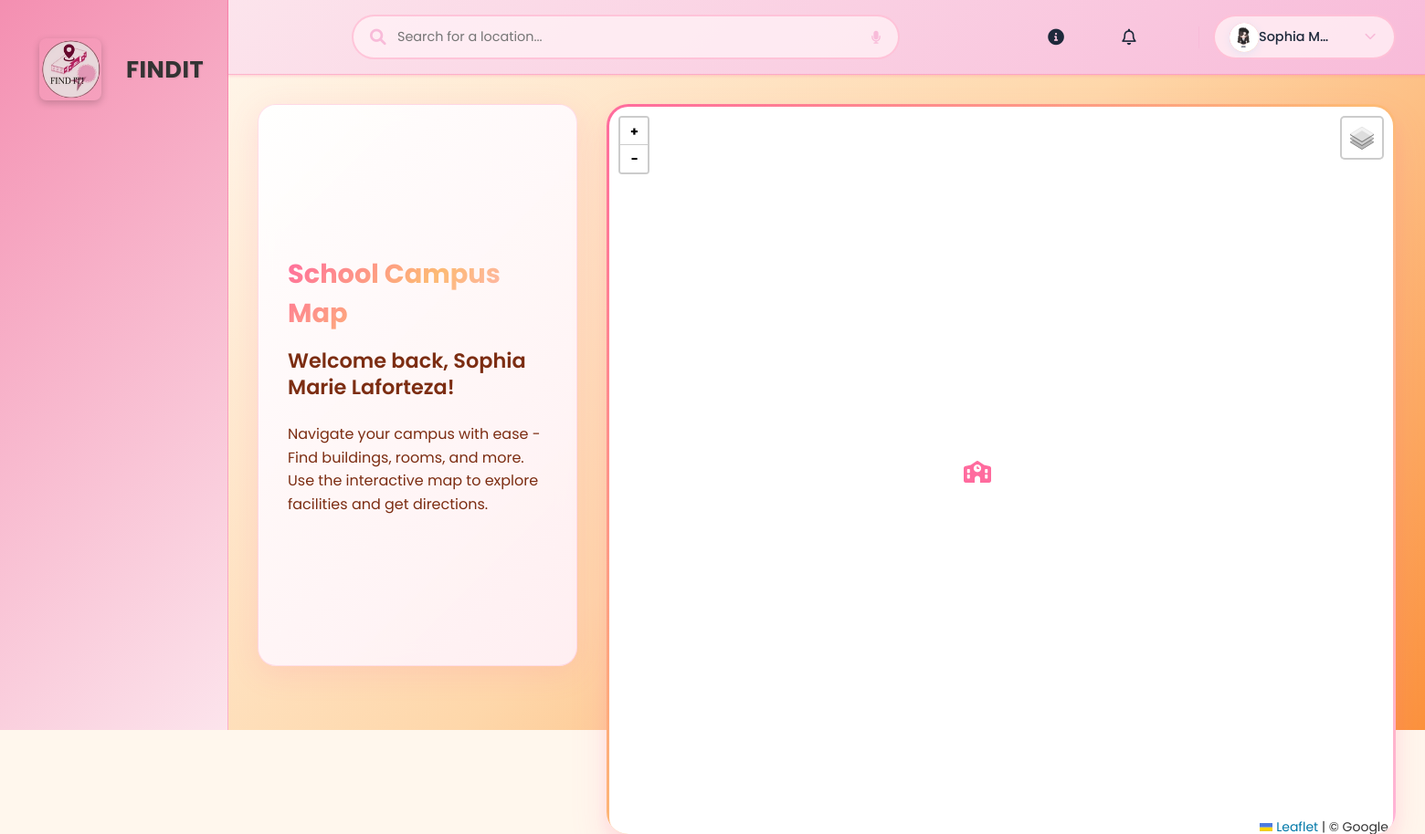
Screenshot of / (signed in) with the database file from the repository.
### mapapp/models.py (models this page shows, shortened)
class UserPreferences(models.Model):
    THEME_CHOICES = [
        ('light', '🌞 Light'),
        ('dark', '🌙 Dark'),
        ('sunset', '🌇 Sunset'),
    ]
    FONT_SIZE_CHOICES = [
        ('small', 'Small'),
        ('medium', 'Medium'),
        ('large', 'Large'),
    ]
    LAYOUT_CHOICES = [
        ('grid', 'Grid'),
        ('list', 'List'),
    ]
    user = models.OneToOneField(User, on_delete=models.CASCADE, related_name='preferences')
    theme = models.CharField(max_length=10, choices=THEME_CHOICES, default='light')
    accent_color = models.CharField(max_length=7, default='#ff6b9e')
    font_size = models.CharField(max_length=10, choices=FONT_SIZE_CHOICES, default='medium')
    dashboard_layout = models.CharField(max_length=10, choices=LAYOUT_CHOICES, default='grid')
    profile_picture = models.ImageField(upload_to=user_profile_picture_path, blank=True, null=True)

class HomePageContent(models.Model):
    site_title = models.CharField(max_length=100, default="FINDIT - School Map")
    welcome_title = models.CharField(max_length=200, default="School Campus Map")
    welcome_subtitle = models.CharField(max_length=300, default="Welcome back, {username}!")
    welcome_description = models.TextField(default="Navigate your campus with ease - Find buildings, rooms, and more. Use the interactive map to explore facilities and get directions.")
    logo_image = models.ImageField(upload_to='home_content/', blank=True, null=True)
    announcement_text = models.TextField(blank=True, help_text="Important announcements to display on home page")
    announcement_active = models.BooleanField(default=False)
    background_image = models.ImageField(upload_to='home_content/', blank=True, null=True)
    is_active = models.BooleanField(default=True)
    created_at = models.DateTimeField(auto_now_add=True)
    updated_at = models.DateTimeField(auto_now=True)
    class Meta:
        verbose_name = "Home Page Content"
        verbose_name_plural = "Home Page Content"
        ordering = ['-updated_at']

### mapapp/views.py (the view, shortened to what this page needs)
# urls.py: path('', views.home, name='home'),
@login_required
def home(request):
    preferences, created = UserPreferences.objects.get_or_create(user=request.user)
    home_content = HomePageContent.objects.filter(is_active=True).first()
    welcome_subtitle = home_content.welcome_subtitle
    if '{username}' in welcome_subtitle:
        username = request.user.get_full_name() or request.user.username
        welcome_subtitle = welcome_subtitle.replace('{username}', username)
    context = {
        'home_content': home_content,
        'welcome_subtitle': welcome_subtitle,
        'user_preferences': preferences,
        'current_theme': preferences.theme,
        'current_accent': preferences.accent_color,
        'current_font_size': preferences.font_size,
    }
    return render(request, 'home.html', context)

### admin_dashboard/context_processors.py (called while the page is built)
def user_preferences(request):
    if request.user.is_authenticated:
        preferences, created = UserPreferences.objects.get_or_create(user=request.user)
        return {'user_preferences': preferences}
    return {}

### mapapp/templates/home.html (shortened to what this page needs)
<!DOCTYPE html>
{% load static %}
<html lang="en" data-theme="{{ current_theme|default:'light' }}">
<head>
    <link rel="stylesheet" href="https://cdnjs.cloudflare.com/ajax/libs/font-awesome/6.0.0-beta3/css/all.min.css">
    <link rel="stylesheet" href="https://unpkg.com/leaflet@1.7.1/dist/leaflet.css" />
</head>
<body>
    <div class="sidebar">
        <div class="logo">
            <div class="logo-container">
                {% load static %}
                {% if home_content.logo_image %}
                    <img src="{{ home_content.logo_image.url }}" alt="FINDIT Logo" class="logo-img" id="logoImage">
                {% else %}
                    <img src="{% static 'img/logo.png' %}" data-fallback="{% static 'img/logo.jpg' %}" alt="FINDIT Logo" class="logo-img" id="logoImage">
                {% endif %}
                <span>FINDIT</span>
            </div>
        </div>
        <nav class="nav-menu">
        </nav>
    </div>
    <div class="main-content">
        <header class="header">
            <form id="searchForm" class="search-bar" onsubmit="event.preventDefault(); if (window.performSearch) { window.performSearch(document.getElementById('locationSearch').value.trim()); } else { console.error('Search function not loaded'); }">
                <i class="fas fa-search search-icon"></i>
                <input type="text" id="locationSearch" placeholder="Search for a location..." autocomplete="off" aria-label="Search locations">
                <button type="button" class="voice-search" id="voiceSearchBtn" title="Voice Search" aria-label="Start voice search">
                    <i class="fas fa-microphone"></i>
                </button>
            </form>
            <div class="header-actions">
                <div class="header-nav">
                    <a href="#" class="active">
                    </a>
                    <div class="location-details-icon" id="locationDetailsToggle">
                        <a href="#" class="location-details-link" id="locationDetailsBtn">
                            <i class="fas fa-info-circle"></i>
                        </a>
                    </div>
                    <div class="notification-icon" id="notificationDropdown">
                        <a href="#" class="notification-link" id="notificationToggle">
                            <i class="far fa-bell"></i>
                        </a>
                    </div>
                </div>
                <div class="user-menu">
                    <div class="user-profile" id="userDropdown" style="cursor: pointer;">
                        <div class="user-avatar">
                            {% if user_preferences.profile_picture %}
                                <img src="{{ user_preferences.profile_picture.url }}" alt="{{ user.get_full_name|default:user.username }}" onerror="this.style.display='none'; this.parentNode.innerHTML='{{ user.first_name|first|upper }}{{ user.last_name|first|upper|default:user.username|slice:":2"|upper }}';">
                            {% else %}
                                {{ user.first_name|first|upper }}{{ user.last_name|first|upper|default:user.username|slice:":2"|upper }}
                            {% endif %}
                        </div>
                        <span class="user-name">{{ user.get_full_name|default:user.username }}</span>
                        <i class="fas fa-chevron-down" style="font-size: 0.8rem; color: var(--gray-color);"></i>
                    </div>
                </div>
                </div>
        </header>
        <div class="main-layout">
            <div class="info-panel">
                <div class="info-content">
                    <h2 class="panel-title">{{ home_content.welcome_title|default:'School Campus Map' }}</h2>
                    <h3 class="welcome-back">{{ welcome_subtitle|default:'Welcome back!' }}</h3>
                    <p class="panel-description">{{ home_content.welcome_description|default:'Navigate your campus with ease - Find buildings, rooms, and more. Use the interactive map to explore facilities and get directions.' }}</p>
                </div>
            </div>
<div class="map-main-area">
    <div class="map-container" id="map" style="overflow: hidden; width: 100%; height: 100%;">
        <div id="realMap" style="width: 100%; height: 100vh;"></div>
    </div>
</div>
<link rel="stylesheet" href="https://unpkg.com/leaflet/dist/leaflet.css" />
</body>
</html>

### mapapp/templates/home.html (style rules this page uses)
header { z-index: 1000 !important; position: relative; }
.user-menu { position: relative; z-index: 1001 !important; }
.map-main-area { z-index: 1 !important; }
.logo-container { display: flex; align-items: center; gap: 12px; padding: 10px 15px; transition: all 0.3s ease; border-radius: 8px; }
.logo-img { height: 68px; width: auto; transition: all 0.3s ease; border-radius: 8px; box-shadow: 0 3px 8px rgba(0, 0, 0, 0.2); object-fit: contain; margin-right: 5px; }
.logo-container span { font-size: 1.6rem; font-weight: 700; color: #333; transition: all 0.3s ease; margin-left: 10px; letter-spacing: 0.5px; text-shadow: 1px 1px 2px rgba(0,0,0,0.1); }
.map-main-area, .map-container, #realMap { height: 100vh !important; width: 100% !important; }
.map-container { flex: 1; position: relative; border-radius: 24px; overflow: hidden; box-shadow: 0 20px 40px rgba(255, 107, 158, 0.15), 0 8px 16px rgba(255, 107, 158, 0.1); background: linear-gradient(135deg, var(--primary-color) 0%, var(--secondary-color) 50%, #ffb3d9 100%); padding: 3px; }
.map-container > div { background: white; border-radius: 21px; height: 100%; overflow: hidden; }

### rows the page displays
UserPreferences: profile_picture (picture)
HomePageContent: welcome_title "School Campus Map", welcome_description "Navigate your campus with ease - Find buildings, rooms, and more. Use the interactive map to explore facilities and get directions."

### other values shown
{{ user.get_full_name|default:user.username }} "Sophia M…"
{{ welcome_subtitle|default:'Welcome back!' }} "Welcome back, Sophia Marie Laforteza!"
